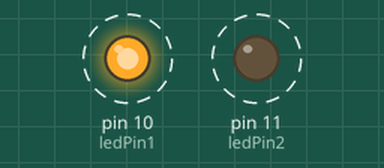
Recording of a sketch running on a simulated Arduino Uno, built with avr-gcc and run on an emulated ATmega328P. On the bench: output pins drawn as LEDs (lit = HIGH). Dashed ring = blinking.

Above: at 0.5 s.
Timing chart, 0 to 4.6 s (numbered marks = the images above):
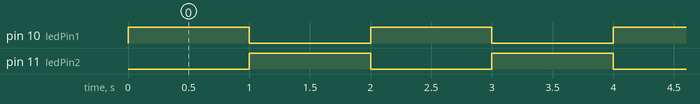

Measured:
- by itself, pin 10 (ledPin1), pin 11 (ledPin2): alternates HIGH for 1.0 s and LOW for 1.0 s

The sketch:

ex2.ino
```cpp
int ledPin1=10;                      //設定控制LED的數位IO腳
int ledPin2=11;                      //設定控制LED的數位IO腳
void setup()
{
   pinMode(ledPin1,OUTPUT);      //設定數位IO口的模式，OUTPUT為輸出
   pinMode(ledPin2,OUTPUT);      //設定數位IO口的模式，OUTPUT為輸出
}
void loop()
{
   digitalWrite(ledPin1,HIGH);    //設定PIN10腳為HIGH=5V
   digitalWrite(ledPin2,LOW);     //設定PIN11腳為LOW=0V
   delay(1000);                    //設定延時時間，1000=1秒
   digitalWrite(ledPin1,LOW);     //設定PIN10腳為LOW=0V
   digitalWrite(ledPin2,HIGH);     //設定PIN11腳為HIGH=5V
   delay(1000);                    //設定延時時間，1000=1秒
}
```
